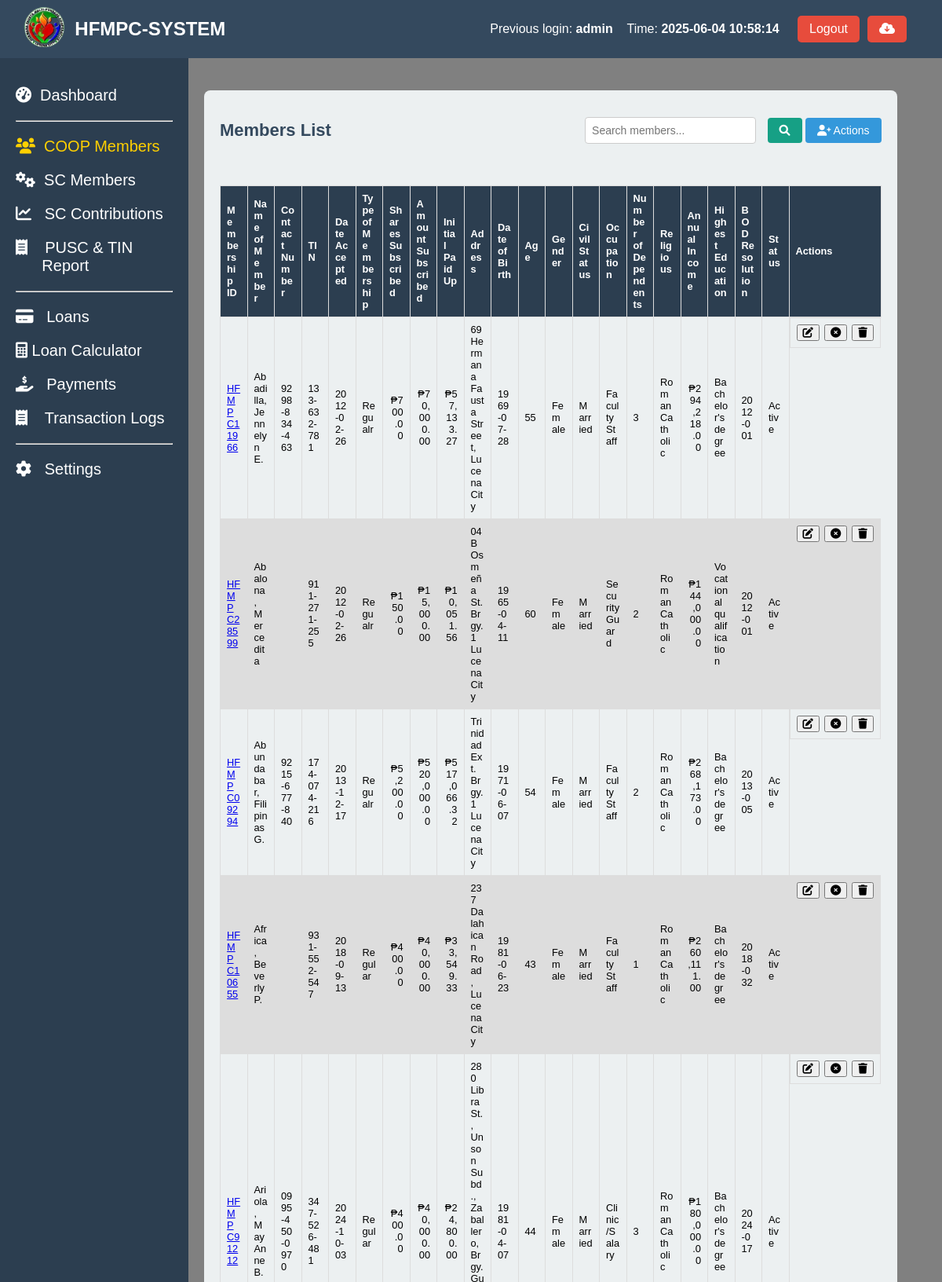
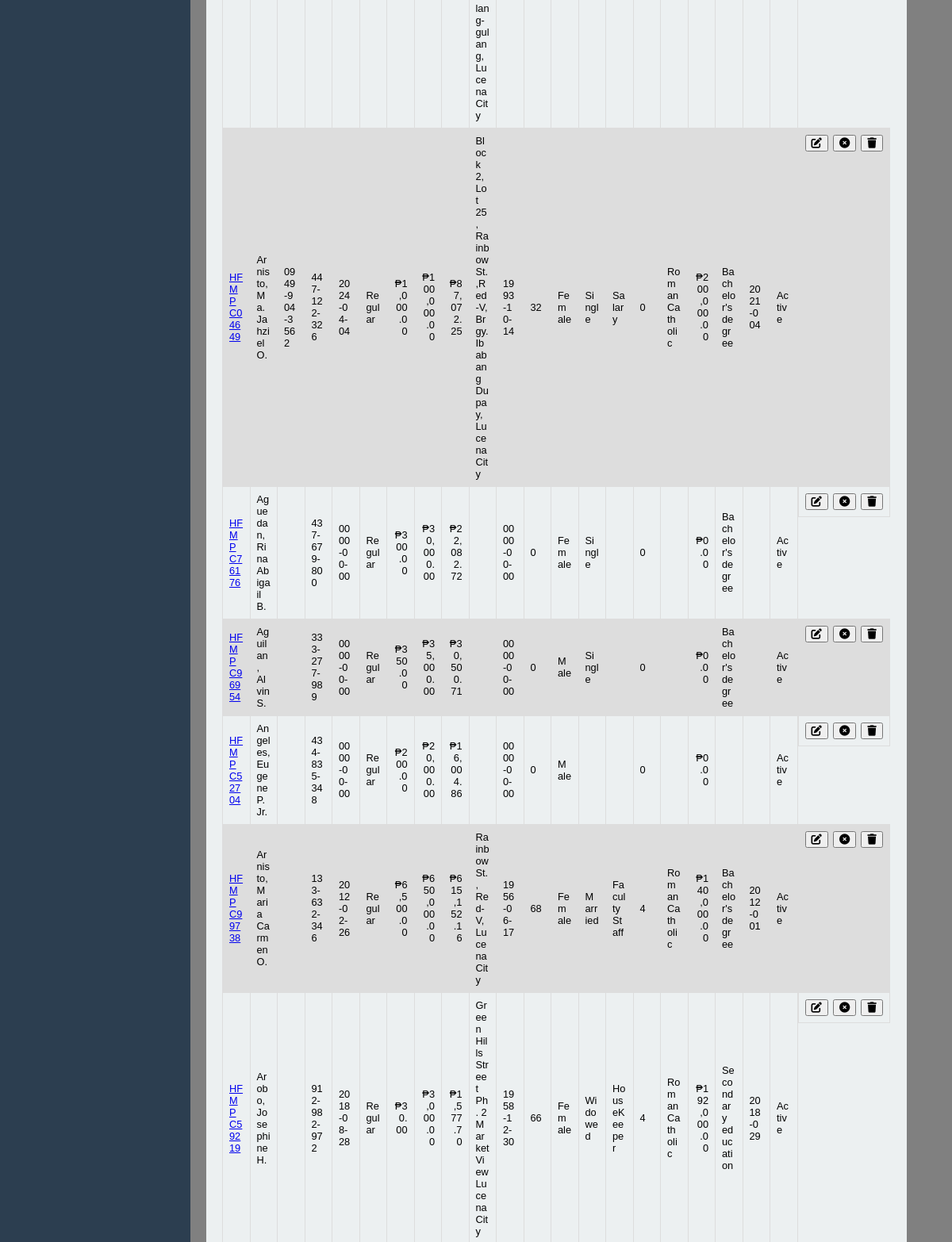
Page /coop_members.php (signed in, upper part) on the committed database (2 pictures, top to bottom).
### tables this page shows
CREATE TABLE `coop_members` (
  `coop_id` int(50) NOT NULL AUTO_INCREMENT,
  `membership_id` varchar(50) NOT NULL,
  `name_of_member` varchar(255) NOT NULL,
  `contact_number` varchar(20) NOT NULL,
  `tin` varchar(15) NOT NULL,
  `date_accepted` date NOT NULL,
  `bod_resolution` varchar(50) NOT NULL,
  `type_of_membership` varchar(50) NOT NULL,
  `shares_subscribed` decimal(10,2) NOT NULL,
  `amount_subscribed` decimal(10,2) NOT NULL,
  `initial_paid_up` decimal(10,2) NOT NULL,
  `address` text NOT NULL,
  `date_of_birth` date NOT NULL,
  `age` int(11) NOT NULL,
  `gender` varchar(20) DEFAULT NULL,
  `civil_status` varchar(50) DEFAULT NULL,
  `occupation` varchar(100) NOT NULL,
  `number_of_dependents` int(11) NOT NULL,
  `religious` varchar(100) NOT NULL,
  `annual_income` decimal(10,2) NOT NULL,
  `date_terminated` date DEFAULT NULL,
  `educational_attainment` varchar(50) DEFAULT NULL,
  `status` int(5) NOT NULL,
  `remarks` varchar(10) NOT NULL,
  `created_at` timestamp NOT NULL DEFAULT current_timestamp(),
  PRIMARY KEY (`coop_id`)
);

### coop_members.php (the view, shortened to what this page needs)
<?php include 'header.php' ?>
<?php include 'sidebar.php' ?>
<link rel="stylesheet" href="assets/coop_members_shared_capitals.css">
<link rel="stylesheet" href="assets/message.css">
<main class="content-member">
  <section class="stats-member">
    <div class="card-member">
      <div class="card-header-member">
        <h2>Members List</h2>
        <div class="actions">
           <input type="text" id="search-bar" placeholder="Search members..." oninput="searchTable()">
            <button class="search-btn" onclick="searchTable()">
                <i class="fas fa-search"></i>
            </button>
            <div class="dropdown">
              <button class="add-btn" onclick="toggleDropdown()">
                  <i class="fas fa-user-plus"></i> Actions
              </button>
            </div>
        </div>
      </div>
      <div style="overflow-x:auto;">
        <table id="member-table">
          <thead>
            <tr>
              <th>Membership ID</th>
              <th>Name of Member</th>
              <th>Contact Number</th>
              <th>TIN</th>
              <th>Date Accepted</th>
              <th>Type of Membership</th>
              <th>Shares Subscribed</th>
              <th>Amount Subscribed</th>
              <th>Initial Paid Up</th>
              <th>Address</th>
              <th>Date of Birth</th>
              <th>Age</th>
              <th>Gender</th>
              <th>Civil Status</th>
              <th>Occupation</th>
              <th>Number of Dependents</th>
              <th>Religious</th>
              <th>Annual Income</th>
              <th>Highest Education</th>
              <th>BOD Resolution</th>
              <th>Status</th>
              <th class="th-class">Actions</th>
            </tr>
          </thead>
          <tbody>
            <?php
            $sql = "SELECT coop_id, membership_id, name_of_member, contact_number, tin, date_accepted, type_of_membership, shares_subscribed, amount_subscribed, initial_paid_up, address, date_of_birth, age, gender, civil_status, occupation, number_of_dependents, religious, annual_income, educational_attainment, bod_resolution, status FROM coop_members WHERE remarks IS NULL OR Remarks != 'Deleted'";
            $result = $conn->query($sql);
            if ($result->num_rows > 0) {
                while ($row = $result->fetch_assoc()) {
                  echo "<tr>";
                  echo '<td><a href="coop_members_profile.php?id=' . htmlspecialchars($row['membership_id']) . '">' . htmlspecialchars($row['membership_id']) . '</a></td>';
                  echo "<td>" . htmlspecialchars($row['name_of_member']) . "</td>";
                  echo "<td>" . htmlspecialchars($row['contact_number']) . "</td>";
                  echo "<td>" . htmlspecialchars($row['tin']) . "</td>";
                  echo "<td>" . htmlspecialchars($row['date_accepted']) . "</td>";
                  echo "<td>" . htmlspecialchars($row['type_of_membership']) . "</td>";
                  echo "<td style='text-align: right;'> ₱". number_format($row['shares_subscribed'], 2) . "</td>";
                  echo "<td style='text-align: right;'> ₱". number_format($row['amount_subscribed'], 2) . "</td>";
                  echo "<td style='text-align: right;'> ₱". number_format($row['initial_paid_up'], 2) . "</td>";
                  echo "<td>" . htmlspecialchars($row['address']) . "</td>";
                  echo "<td>" . htmlspecialchars($row['date_of_birth']) . "</td>";
                  echo "<td>" . htmlspecialchars($row['age']) . "</td>";
                  echo "<td>" . htmlspecialchars($row['gender']) . "</td>";
                  echo "<td>" . htmlspecialchars($row['civil_status']) . "</td>";
                  echo "<td>" . htmlspecialchars($row['occupation']) . "</td>";
                  echo "<td>" . htmlspecialchars($row['number_of_dependents']) . "</td>";
                  echo "<td>" . htmlspecialchars($row['religious']) . "</td>";
                  echo "<td style='text-align: right;'> ₱". number_format($row['annual_income'], 2) . "</td>";
                  echo "<td>" . htmlspecialchars($row['educational_attainment']) . "</td>";
                  echo "<td>" . htmlspecialchars($row['bod_resolution']) . "</td>";
                  $statusText = ($row['status'] == 1) ? 'Active' : (($row['status'] == 0) ? 'Withdrawn' : 'Unknown');
                  echo "<td>" . htmlspecialchars($statusText) . "</td>";
                  echo "<td style='display: flex; justify-content: space-between; align-items: center; border'>";
                  echo "<button class='edit-btn' onclick='openEditMemberModal(" . htmlspecialchars($row['coop_id']) . ", \"" . htmlspecialchars($row['name_of_member']) . "\", \"" . htmlspecialchars($row['contact_number']) . "\", \"" . htmlspecialchars($row['tin']) . "\", \"" . htmlspecialchars($row['date_accepted']) . "\", \"" . htmlspecialchars($row['bod_resolution']) . "\", \"" . htmlspecialchars($row['civil_status']) . "\", \"" . htmlspecialchars($row['occupation']) . "\", \"" . htmlspecialchars($row['number_of_dependents']) . "\", \"" . htmlspecialchars($row['type_of_membership']) . "\", \"" . htmlspecialchars($row['shares_subscribed']) . "\", \"" . htmlspecialchars($row['amount_subscribed']) . "\", \"" . htmlspecialchars($row['initial_paid_up']) . "\", \"" . htmlspecialchars($row['address']) . "\", \"" . htmlspecialchars($row['date_of_birth']) . "\", \"" . htmlspecialchars($row['age']) . "\", \"" . htmlspecialchars($row['gender']) . "\", \"" . htmlspecialchars($row['religious']) . "\", \"" . htmlspecialchars($row['annual_income']) . "\")'><i class='fa-solid fa-pen-to-square'></i></button>";
                  echo '<a class="update-btn" href="coop_update_status.php?coop_id=' . $row['membership_id'] . '&status=' . ($row['status'] == 0 ? 1 : 0) . '" onclick="return confirm(\'Are you sure you want to ' . ($row['status'] == 0 ? 'activate' : 'deactivate') . ' this member?\')">';
                      echo ($row['status'] == 0 ? '<button><i class="fas fa-check-circle"></i></button>' : '<button><i class="fas fa-times-circle"></i></button>');
                      echo '</a>';
                      echo '<a href="coop_members_delete_functions.php?id=' . htmlspecialchars($row['membership_id']) . '" class="delete-btn" onclick="return confirm(\'Are you sure you want to delete this member? all data such as Shared Capital Records will be deleted?\')"><button><i class="fa-solid fa-trash"></i></button></a>';
                  echo "</td>";
                  echo "</tr>";
                }
            } else {
                echo "<tr><td colspan='21'>No members found</td></tr>";
            }
            ?>
          </tbody>
        </table>
      </div>
    </div>
  </section>
</main>
</body>
</html>

### header.php (shortened to what this page needs)
<?php
include 'config/config.php';
$previous_user = null;
$sql_prev = "SELECT id, username, login_time FROM login_activity ORDER BY login_time DESC LIMIT 1 OFFSET 1";
$result_prev = $conn->query($sql_prev);
if ($result_prev->num_rows > 0) {
    $previous_user = $result_prev->fetch_assoc();
}
?>
<!DOCTYPE html>
<html lang="en">
<head>
  <link rel="stylesheet" href="https://cdnjs.cloudflare.com/ajax/libs/font-awesome/6.0.0-beta3/css/all.min.css">
  <link rel="stylesheet" href="assets/styles.css">
</head>
<body>
<header class="header">
  <div class="header-content">
    <div class="dashboard-left">
      <a href="index.php"><img src="logo.png" alt="Logo" class="dashboard-logo" width="20%"></a>
      <h1> HFMPC-SYSTEM</h1>
    </div>
    <div class="admin-info">
      <?php if ($previous_user): ?>
        <div class="previous-login-info" style="text-align: right; display: flex; justify-content: space-between;">
          <p>Previous login: <strong><?php echo htmlspecialchars($previous_user['username']); ?></strong></p> &nbsp&nbsp&nbsp&nbsp
          <p>Time: <strong><?php echo htmlspecialchars($previous_user['login_time']); ?></strong></p>&nbsp&nbsp&nbsp
        </div>
      <?php else: ?>
        <p class="previous-login-info">No previous login records found.</p>
      <?php endif; ?>
      <button class="logout-btn" onclick="confirmLogout();">Logout</button>
      <form method="post" action="backup.php" onsubmit="return confirmBackup();">
          <button class="logout-btn" type="submit" name="backup"><i class="fas fa-cloud-download-alt"></i></button>
      </form>
    </div>
  </div>
</header>
</body>
</html>

### assets/styles.css (style rules this page uses)
body { font-family: Arial, sans-serif; margin: 0; height: 100vh; display: flex; flex-direction: column; }
header { background-color: #34495e; color: white; padding: 5px; width: 100%; display: flex; justify-content: space-between; align-items: center; position: fixed; z-index: 10; }
header h1 { font-size: 24px; }
.header-content { display: flex; justify-content: space-between; width: 100%; padding-right: 50px; padding-left: 20px; }
.admin-info { display: flex; align-items: center; gap: 10px; }
.logout-btn { background-color: #e74c3c; color: white; border: none; padding: 8px 15px; cursor: pointer; font-size: 16px; border-radius: 5px; }
.logout-btn { background-color: #e74c3c; color: white; border: none; padding: 8px 15px; cursor: pointer; }
.dashboard-left { display: flex; align-items: center; gap: 10px; }
.dashboard-logo { height: 60px; width: auto; object-fit: contain; }

### assets/coop_members_shared_capitals.css (style rules this page uses)
.content-member { background-color: gray; margin-left: 150px; padding: 100px; margin-top: 5px; flex-grow: 1; height: 100vh; overflow-y: auto; position: relative; }
.stats-member { display: flex; justify-content: space-between; margin-top: 10px; width: 105%; }
.card-member { background-color: #ecf0f1; border-radius: 8px; padding: 20px; width: 100%; margin-left: 10px; position:relative; }
.card-member h2 { font-size: 22px; color: #34495e; }
table { font-family: arial, sans-serif; border-collapse: collapse; width: 100%; table-layout: fixed; font-size: 80%; }
th { background-color: #2c3e50; color: white; }
td, th { border: 1px solid #dddddd; text-align: left; padding: 8px; word-wrap: break-word; white-space: normal; max-width: 150px; overflow: hidden; text-overflow: ellipsis; }
tr:nth-child(even) { background-color: #dddddd; }
.card-header-member { display: flex; justify-content: space-between; align-items: center; margin-bottom: 20px; }
.add-btn { padding: 8px 15px; font-size: 14px; color: white; background-color: #3498db; border: none; border-radius: 4px; cursor: pointer; }
form { display: flex; flex-direction: column; }
#search-bar { padding: 8px; font-size: 14px; width: 200px; border: 1px solid #ccc; border-radius: 4px; }
.search-btn { padding: 8px 15px; font-size: 14px; color: white; background-color: #16a085; border: none; border-radius: 4px; cursor: pointer; margin-left: 10px; }
.dropdown { position: relative; display: inline-block; }

### assets/message.css (style rules this page uses)
.th-class { width: 100px; }

### coop_members.php (style rules this page uses)
.content-member { background-color: gray; }

### rows in the picture
coop_members: membership "HFMPC11966", name_of_member "Abadilla, Jennelyn E.", contact_number "9298-834-463", tin "133-632-781", date_accepted "2012-02-26", type_of_membership "Regualr", shares_subscribed "700.00", amount_subscribed "70,000.00", initial_paid_up "57,133.27", address "69 Hermana Fausta Street, Lucena City", date_of_birth "1969-07-28", age "55", gender "Female", civil_status "Married", occupation "Faculty Staff", number_of_dependents "3", religious "Roman Catholic", annual_income "294,218.00", educational_attainment "Bachelor's degree", bod_resolution "2012-001", status "Active"
coop_members: membership "HFMPC28599", name_of_member "Abalona, Mercedita", tin "911-271-255", date_accepted "2012-02-26", type_of_membership "Regualr", shares_subscribed "150.00", amount_subscribed "15,000.00", initial_paid_up "10,051.56", address "04B Osmeña St. Brgy. 1 Lucena City", date_of_birth "1965-04-11", age "60", gender "Female", civil_status "Married", occupation "Security Guard", number_of_dependents "2", religious "Roman Catholic", annual_income "144,000.00", educational_attainment "Vocational qualification", bod_resolution "2012-001", status "Active"
coop_members: membership "HFMPC09294", name_of_member "Abundabar, Filipinas G.", contact_number "9215-677-840", tin "174-074-216", date_accepted "2013-12-17", type_of_membership "Regualr", shares_subscribed "5,200.00", amount_subscribed "520,000.00", initial_paid_up "517,066.32", address "Trinidad Ext. Brgy. 1 Lucena City", date_of_birth "1971-06-07", age "54", gender "Female", civil_status "Married", occupation "Faculty Staff", number_of_dependents "2", religious "Roman Catholic", annual_income "268,173.00", educational_attainment "Bachelor's degree", bod_resolution "2013-005", status "Active"
coop_members: membership "HFMPC10655", name_of_member "Africa, Beverly P.", tin "931-552-547", date_accepted "2018-09-13", type_of_membership "Regular", shares_subscribed "400.00", amount_subscribed "40,000.00", initial_paid_up "33,549.33", address "237 Dalahican Road, Lucena City", date_of_birth "1981-06-23", age "43", gender "Female", civil_status "Married", occupation "Faculty Staff", number_of_dependents "1", religious "Roman Catholic", annual_income "260,111.00", educational_attainment "Bachelor's degree", bod_resolution "2018-032", status "Active"
coop_members: membership "HFMPC91212", name_of_member "Ariola, May Anne B.", contact_number "0995-450-0970", tin "347-526-481", date_accepted "2024-10-03", type_of_membership "Regular", shares_subscribed "400.00", amount_subscribed "40,000.00", initial_paid_up "24,800.00", address "280 Libra St., Unson Subd., Zaballero, Brgy. Gulang-gulang, Lucena City", date_of_birth "1981-04-07", age "44", gender "Female", civil_status "Married", occupation "Clinic/Salary", number_of_dependents "3", religious "Roman Catholic", annual_income "180,000.00", educational_attainment "Bachelor's degree", bod_resolution "2024-017", status "Active"
coop_members: membership "HFMPC04649", name_of_member "Arnisto, Ma. Jahziel O.", contact_number "0949-904-3562", tin "447-122-326", date_accepted "2024-04-04", type_of_membership "Regular", shares_subscribed "1,000.00", amount_subscribed "100,000.00", initial_paid_up "87,072.25", address "Block 2, Lot 25, Rainbow St.,Red-V, Brgy. Ibabang Dupay, Lucena City", date_of_birth "1993-10-14", age "32", gender "Female", civil_status "Single", occupation "Salary", number_of_dependents "0", religious "Roman Catholic", annual_income "200,000.00", educational_attainment "Bachelor's degree", bod_resolution "2021-004", status "Active"
coop_members: membership "HFMPC76176", name_of_member "Aguedan, Rina Abigail B.", tin "437-679-800", date_accepted "0000-00-00", type_of_membership "Regular", shares_subscribed "300.00", amount_subscribed "30,000.00", initial_paid_up "22,082.72", date_of_birth "0000-00-00", age "0", gender "Female", civil_status "Single", number_of_dependents "0", annual_income "0.00", educational_attainment "Bachelor's degree", status "Active"
coop_members: membership "HFMPC96954", name_of_member "Aguilan, Alvin S.", tin "333-277-989", date_accepted "0000-00-00", type_of_membership "Regular", shares_subscribed "350.00", amount_subscribed "35,000.00", initial_paid_up "30,500.71", date_of_birth "0000-00-00", age "0", gender "Male", civil_status "Single", number_of_dependents "0", annual_income "0.00", educational_attainment "Bachelor's degree", status "Active"
coop_members: membership "HFMPC52704", name_of_member "Angeles, Eugene P. Jr.", tin "434-835-348", date_accepted "0000-00-00", type_of_membership "Regular", shares_subscribed "200.00", amount_subscribed "20,000.00", initial_paid_up "16,004.86", date_of_birth "0000-00-00", age "0", gender "Male", number_of_dependents "0", annual_income "0.00", status "Active"
coop_members: membership "HFMPC99738", name_of_member "Arnisto, Maria Carmen O.", tin "133-632-346", date_accepted "2012-02-26", type_of_membership "Regular", shares_subscribed "6,500.00", amount_subscribed "650,000.00", initial_paid_up "615,152.16", address "Rainbow St., Red-V, Lucena City", date_of_birth "1956-06-17", age "68", gender "Female", civil_status "Married", occupation "Faculty Staff", number_of_dependents "4", religious "Roman Catholic", annual_income "140,000.00", educational_attainment "Bachelor's degree", bod_resolution "2012-001", status "Active"
coop_members: membership "HFMPC59219", name_of_member "Arobo, Josephine H.", tin "912-982-972", date_accepted "2018-08-28", type_of_membership "Regular", shares_subscribed "30.00", amount_subscribed "3,000.00", initial_paid_up "1,577.70", address "Green Hills Street Ph. 2 Market View Lucena City", date_of_birth "1958-12-30", age "66", gender "Female", civil_status "Widowed", occupation "HouseKeeper", number_of_dependents "4", religious "Roman Catholic", annual_income "192,000.00", educational_attainment "Secondary education", bod_resolution "2018-029", status "Active"

### other values in the picture
$previous_user['username'] "admin"
$previous_user['login_time'] "2025-06-04 10:58:14"
